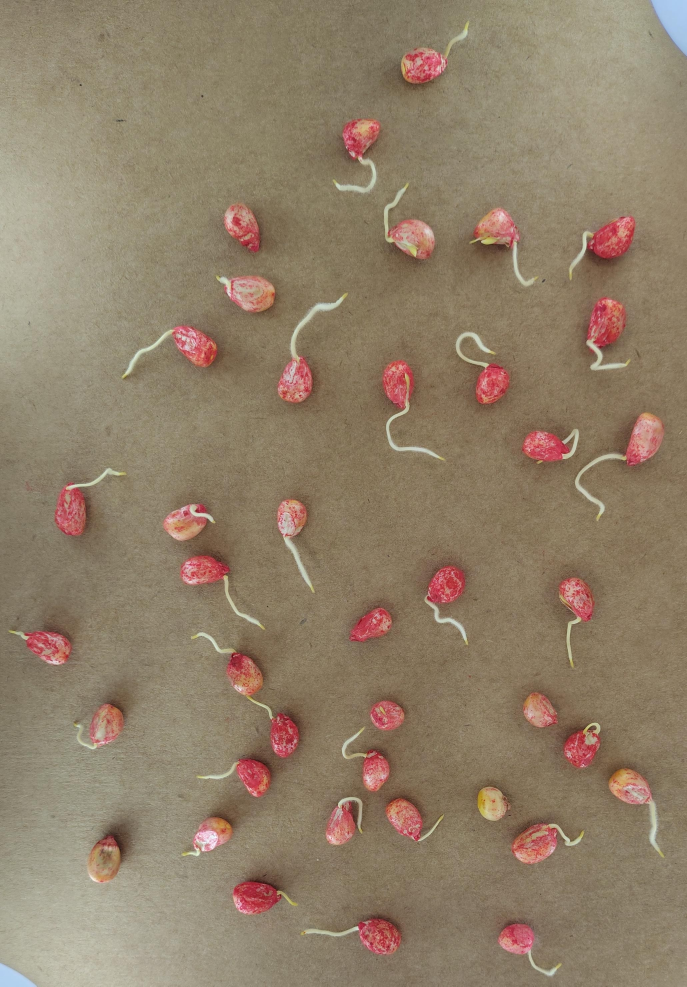
#> input picture Experimentos/25-12-5/CM1.jpg, 2060 x 2959 px (shown at 1/3 size)
$ python Calibrar.py
#> lines starting #> are read from the running program, lines starting #| are printed output that depends on the picture; after the words box and inside, x2 and y2 are one past the last pixel; in counts of white or black regions, pixels touching at a corner belong together
import cv2
import numpy as np

def nada(x):
    pass

def calibrar_colores(ruta_imagen):
    # Cargar imagen
#> called with ruta_imagen = './Experimentos/25-12-5/CM1.jpg'
    img = cv2.imread(ruta_imagen)
#> img is the input picture: shape (2959, 2060, 3); mean B, G, R 104.9, 127.2, 144.3
    if img is None:
        print("Error: No se encuentra la imagen")
        return

    # Redimensionar para que quepa en pantalla (igual que el script anterior)
    alto_maximo = 600
    alto, ancho = img.shape[:2]
#> alto = 2959; ancho = 2060
    if alto > alto_maximo:
        ratio = alto_maximo / float(alto)
#> ratio = 0.203
        img = cv2.resize(img, (int(ancho*ratio), int(alto*ratio)))
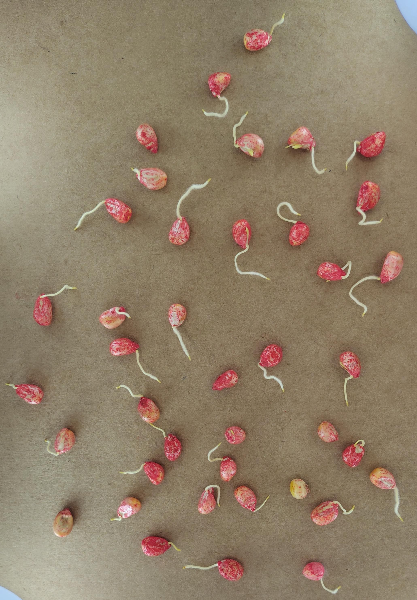
#> img: shape (600, 417, 3); mean B, G, R 104.7, 127.1, 144.2

    # Crear ventana de controles
    cv2.namedWindow('Calibrador')

    # Crear Trackbars (Barras deslizantes)
    # H: Matiz (Color), S: Saturación (Pureza), V: Valor (Brillo)
    cv2.createTrackbar('H Min', 'Calibrador', 0, 179, nada)
#> slider 'H Min' is set to 35
    cv2.createTrackbar('S Min', 'Calibrador', 0, 255, nada)
#> slider 'S Min' is set to 51
    cv2.createTrackbar('V Min', 'Calibrador', 0, 255, nada)
#> slider 'V Min' is set to 51

    cv2.createTrackbar('H Max', 'Calibrador', 179, 179, nada)
    cv2.createTrackbar('S Max', 'Calibrador', 255, 255, nada)
    cv2.createTrackbar('V Max', 'Calibrador', 255, 255, nada)

    print("Mueve las barras hasta que SOLO veas lo que quieres detectar en BLANCO.")
    print("Presiona 'q' para salir.")

    while True:
        # Leer valores actuales de las barras
        h_min = cv2.getTrackbarPos('H Min', 'Calibrador')
        s_min = cv2.getTrackbarPos('S Min', 'Calibrador')
        v_min = cv2.getTrackbarPos('V Min', 'Calibrador')

        h_max = cv2.getTrackbarPos('H Max', 'Calibrador')
        s_max = cv2.getTrackbarPos('S Max', 'Calibrador')
        v_max = cv2.getTrackbarPos('V Max', 'Calibrador')

        # Definir rangos
        lower = np.array([h_min, s_min, v_min])
        upper = np.array([h_max, s_max, v_max])

        # Convertir a HSV y crear máscara
        hsv = cv2.cvtColor(img, cv2.COLOR_BGR2HSV)
#> hsv: shape (600, 417, 3); mean H, S, V 23.4, 71.4, 144.4
        mask = cv2.inRange(hsv, lower, upper)
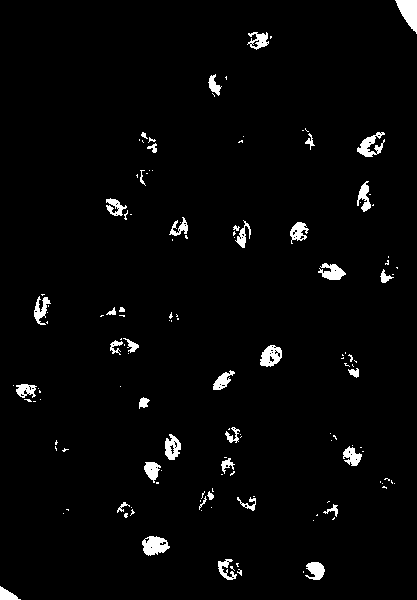
#> mask: shape (600, 417); 2.6% white; 138 white regions (98 under 20 px), largest, box (x1, y1, x2, y2) and area: (395, 0, 417, 34) 435, (142, 536, 170, 556) 377, (357, 132, 385, 157) 329

        # Mostrar resultado (Blanco = Detectado, Negro = Ignorado)
        cv2.imshow('Calibrador', mask)

        # Mostrar imagen original al lado para comparar (opcional)
        # cv2.imshow('Original', img)

        if cv2.waitKey(1) & 0xFF == ord('q'):
#> (key q is pressed here)
            print(f"\n--- VALORES FINALES ---")
            print(f"MIN_HSV = np.array([{h_min}, {s_min}, {v_min}])")
            print(f"MAX_HSV = np.array([{h_max}, {s_max}, {v_max}])")
            break

    cv2.destroyAllWindows()

# --- EJECUCIÓN ---
# Pon aquí la ruta de UNA de tus fotos típicas
calibrar_colores('./Experimentos/25-12-5/CM1.jpg')

$ run again, with Experimentos/25-12-5/CM2.jpg copied over Experimentos/25-12-5/CM1.jpg
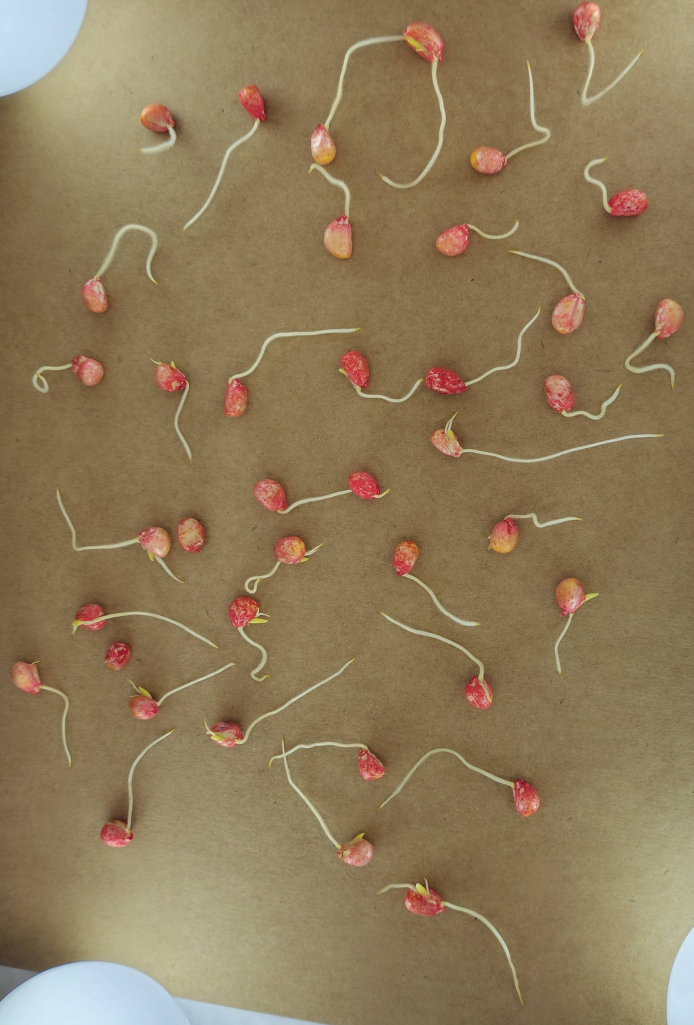
#> input picture Experimentos/25-12-5/CM2.jpg, 2080 x 3075 px (shown at 1/3 size)
#> in calibrar_colores, img is the input picture: shape (3075, 2080, 3); mean B, G, R 90.1, 123, 142.8
#> in calibrar_colores, `img = cv2.resize(img, (int(ancho*ratio), int(alto*ratio)))`:
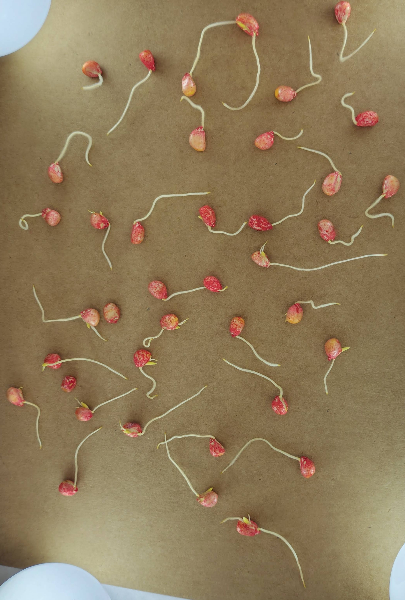
#> img: shape (600, 405, 3); mean B, G, R 90, 122.9, 142.7
#> hsv: shape (600, 405, 3); mean H, S, V 22.2, 99.4, 143.8
#> in calibrar_colores, `mask = cv2.inRange(hsv, lower, upper)`:
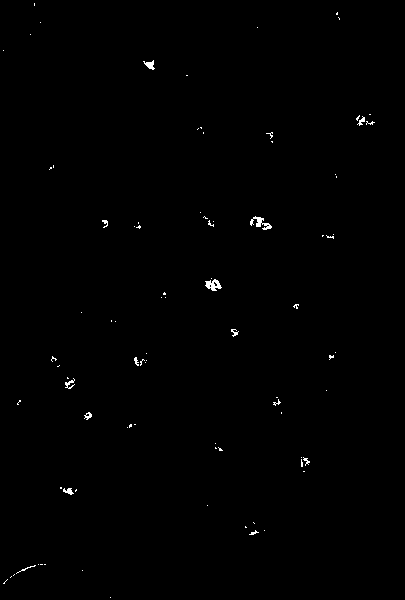
#> mask: shape (600, 405); 0.39% white in thin lines or dots

$ run again, with Experimentos/25-12-5/Control1.jpg copied over Experimentos/25-12-5/CM1.jpg
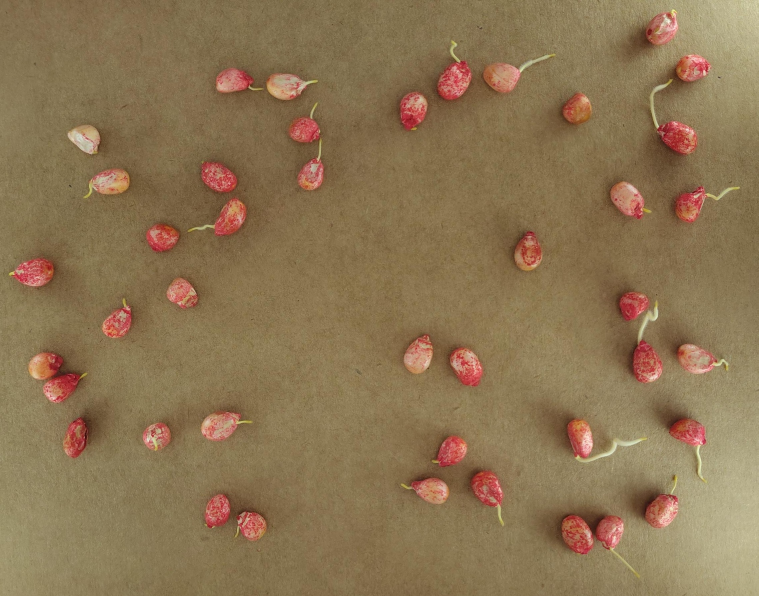
#> input picture Experimentos/25-12-5/Control1.jpg, 2275 x 1788 px (shown at 1/3 size)
#> in calibrar_colores, img is the input picture: shape (1788, 2275, 3); mean B, G, R 82.5, 116.6, 140.1
#> in calibrar_colores, `img = cv2.resize(img, (int(ancho*ratio), int(alto*ratio)))`:
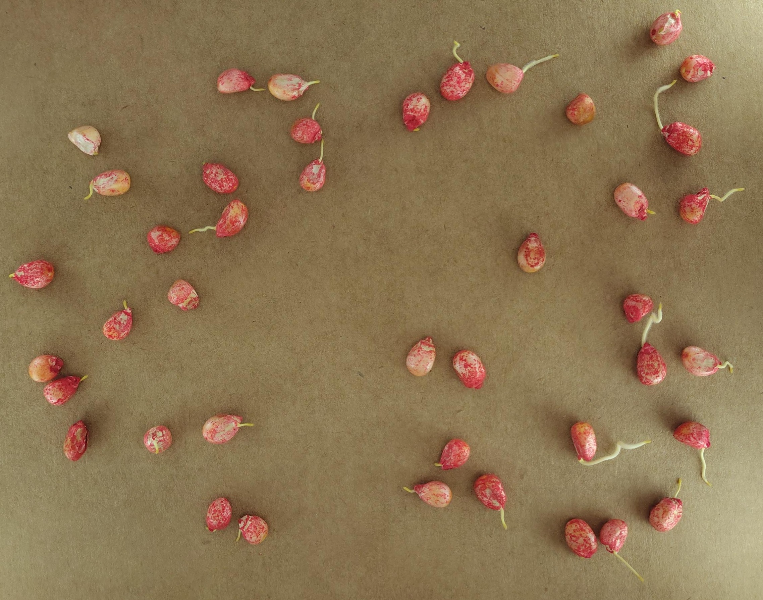
#> img: shape (600, 763, 3); mean B, G, R 82.3, 116.5, 140
#> hsv: shape (600, 763, 3); mean H, S, V 19.7, 106, 140
#> in calibrar_colores, `mask = cv2.inRange(hsv, lower, upper)`:
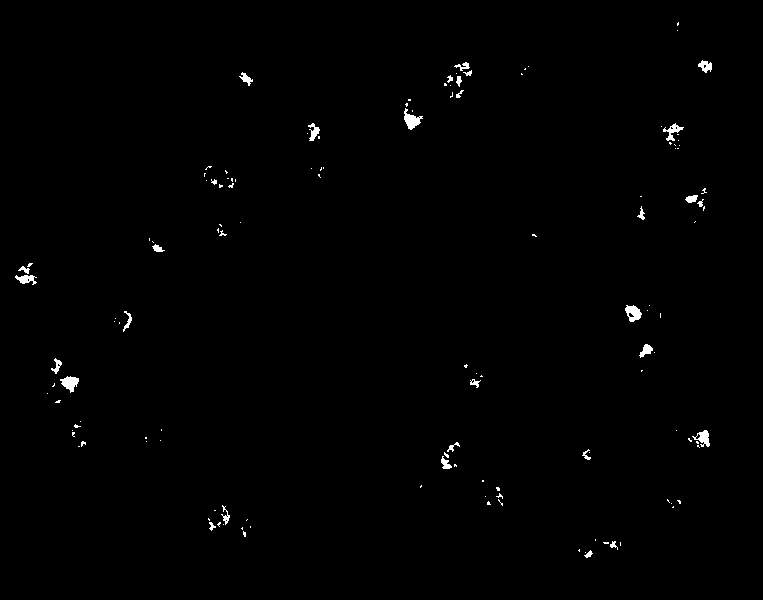
#> mask: shape (600, 763); 0.63% white; 133 white regions (101 under 20 px), largest, box (x1, y1, x2, y2) and area: (404, 108, 423, 130) 198, (60, 376, 79, 393) 185, (625, 305, 642, 322) 182

$ run again, with Experimentos/25-12-5/Control2.jpg copied over Experimentos/25-12-5/CM1.jpg
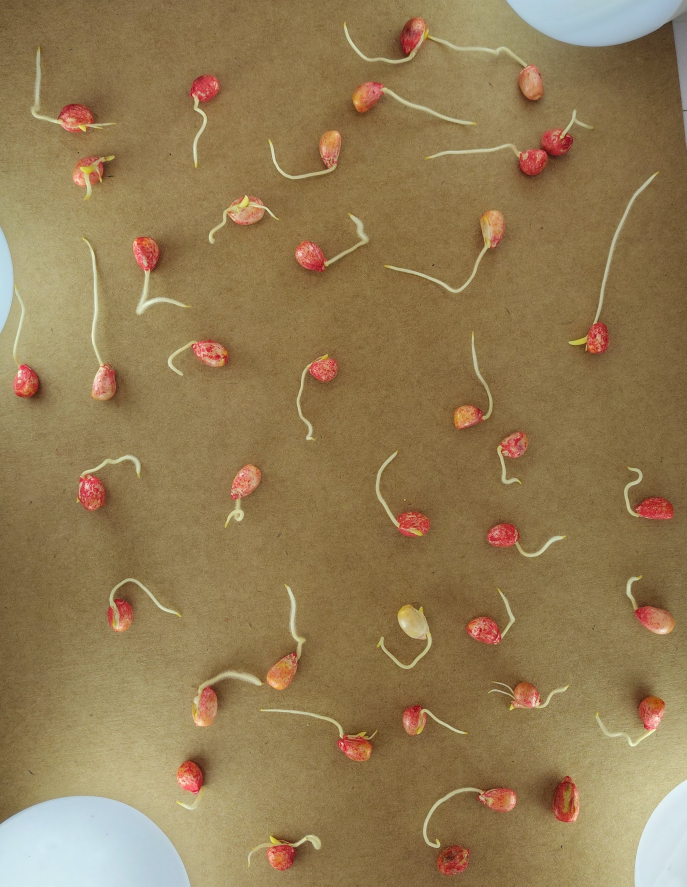
#> input picture Experimentos/25-12-5/Control2.jpg, 2059 x 2660 px (shown at 1/3 size)
#> in calibrar_colores, img is the input picture: shape (2660, 2059, 3); mean B, G, R 84.3, 124.1, 147.4
#> in calibrar_colores, `img = cv2.resize(img, (int(ancho*ratio), int(alto*ratio)))`:
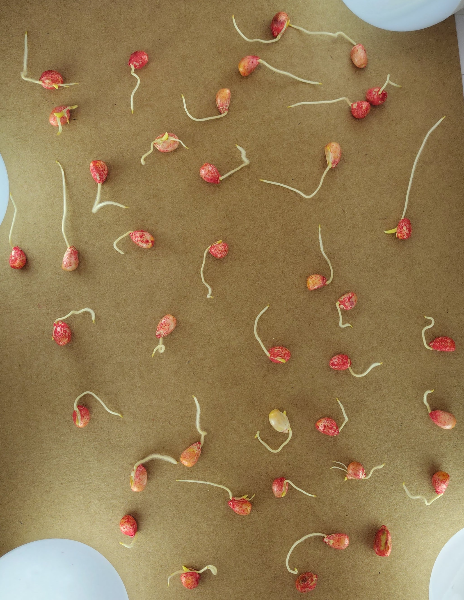
#> img: shape (600, 464, 3); mean B, G, R 84.1, 123.9, 147.3
#> hsv: shape (600, 464, 3); mean H, S, V 23, 116.2, 148.5
#> in calibrar_colores, `mask = cv2.inRange(hsv, lower, upper)`:
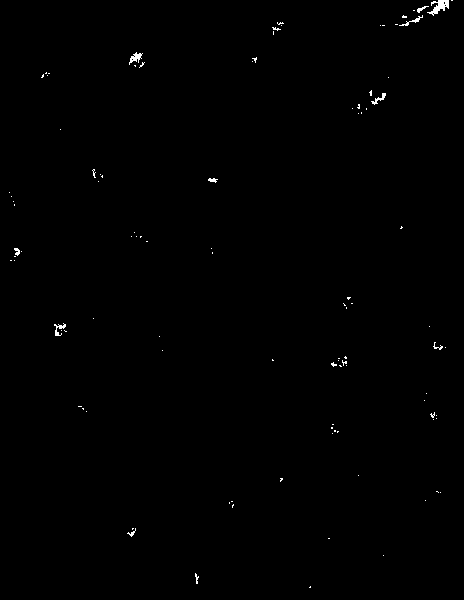
#> mask: shape (600, 464); 0.33% white in thin lines or dots
